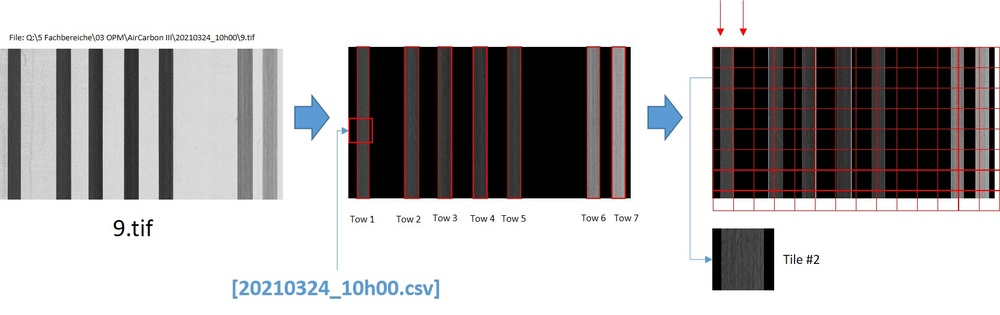
#> input picture datapreparation/tile_conversion_workflow.jpg, 1000 x 315 px, shrunk from 1665 x 524 before the run
$ python -i metrics.py   (imports and definitions only)   (older library calls are emulated)
#> lines starting #> are read from the running program, lines starting #| are printed output that depends on the picture
import io
import numpy as np

import cv2

from skimage.segmentation import slic
from skimage.measure import label as connected_components, shannon_entropy
from skimage.feature import graycomatrix, graycoprops
from PIL import Image

def _to_gray(image):
    """Convert image to grayscale uint8."""
    if image is None:
        raise ValueError("image must not be None")

    image = np.asarray(image)

    if image.ndim == 3:
        gray = cv2.cvtColor(image, cv2.COLOR_RGB2GRAY)
    else:
        gray = image.copy()

    if gray.dtype != np.uint8:
        gray = cv2.normalize(gray, None, 0, 255, cv2.NORM_MINMAX)
        gray = gray.astype(np.uint8)

    return gray


def rectangle_size(image):
    """
    Rectangle size RS = H * W.
    """
    h, w = image.shape[:2]
    return h * w


def shannon_entr(image, base=np.e):
    """
    Shannon entropy:
    S = -sum(p_k * log(p_k))
    """
    gray = _to_gray(image)

    hist, _ = np.histogram(gray.ravel(), bins=256, range=(0, 256), density=False)
    probs = hist / hist.sum()
    probs = probs[probs > 0]

    return float(-np.sum(probs * np.log(probs) / np.log(base)))


def histogram_entr(image):
    """
    Histogram entropy using log2:
    H(X) = -sum(p(x_i) * log2(p(x_i)))
    """
    return shannon_entr(image, base=2)


def variance_of_laplacian(image):
    """
    Variance of the Laplacian response.
    High values usually indicate sharper images.
    """
    gray = _to_gray(image)
    lap = cv2.Laplacian(gray, cv2.CV_64F)
    return float(lap.var())


def brightness_metric(image):
    """
    Brightness = average pixel intensity.
    """
    gray = _to_gray(image)
    return float(np.mean(gray))


def jpeg_complexity(image, quality=75):
    """
    JPEG-based complexity:
    JR = original_size / compressed_size

    Lower compression usually indicates higher visual complexity.
    """
    img = np.asarray(image)

    if img.dtype != np.uint8:
        img = cv2.normalize(img, None, 0, 255, cv2.NORM_MINMAX).astype(np.uint8)

    pil_img = Image.fromarray(img)

    raw_buffer = io.BytesIO()
    pil_img.save(raw_buffer, format="PNG")
    original_size = raw_buffer.tell()

    jpeg_buffer = io.BytesIO()
    pil_img.save(jpeg_buffer, format="JPEG", quality=quality)
    compressed_size = jpeg_buffer.tell()

    if compressed_size == 0:
        return np.inf

    return float(original_size / compressed_size)

# [19 lines left out: function lbl_texture_features, not called in this run]

def texture_features(image):

    gray = cv2.cvtColor(image, cv2.COLOR_RGB2GRAY) \
        if image.ndim == 3 else image

    gray = gray.astype(np.uint8)

    glcm = graycomatrix(
        gray,
        distances=[1],
        angles=[0],
        levels=256,
        symmetric=True,
        normed=True
    )

    contrast = graycoprops(glcm, "contrast")[0, 0]

    return float(contrast)

# [24 lines left out: function texture_all_features, not called in this run]


def edge_density(image, threshold1=100, threshold2=200):
    """
    Edge density:
    ED = number_of_edge_pixels / image_area
    """
    gray = _to_gray(image)
    edges = cv2.Canny(gray, threshold1, threshold2)

    num_edges = np.count_nonzero(edges)
    area = rectangle_size(gray)

    return float(num_edges / area)


def number_of_superpixels(image, n_segments=100, compactness=10):
    """
    Compute SLIC superpixels and return the number of unique superpixel regions.
    """
    img = np.asarray(image)

    segments = slic(
        img,
        n_segments=n_segments,
        compactness=compactness,
        start_label=0,
        channel_axis=-1 if img.ndim == 3 else None
    )

    return int(len(np.unique(segments)))


# [19 lines left out: function number_of_labels, not called in this run]


def run_compute_complexity(image, label_mask=None):
    """
    Compute all available complexity metrics for one image.
    """
    metrics = {
        "rectangle_size": rectangle_size(image),
        "shannon_entropy": shannon_entr(image),
        "histogram_entropy": histogram_entr(image),
        "variance_of_laplacian": variance_of_laplacian(image),
        "brightness": brightness_metric(image),
        "jpeg_complexity": jpeg_complexity(image),
        "texture_features": texture_features(image),
        "edge_density": edge_density(image),
        "number_of_superpixels": number_of_superpixels(image),
    }

    if label_mask is not None:
        metrics["number_of_labels"] = number_of_labels(label_mask)

    return metrics


def blurriness_metric(image):
    gray = cv2.cvtColor(image, cv2.COLOR_RGB2GRAY) if image.ndim == 3 else image
    return float(cv2.Laplacian(gray, cv2.CV_64F).var())


# [208 lines left out: functions fractal_dimension, label_size, relative_label_size, lbl_hist_entropy, lbl_fractal_dimension, lbl_texture_all_features and 5 more, not called in this run]

>>> import cv2
>>> picture = cv2.cvtColor(cv2.imread('../datapreparation/tile_conversion_workflow.jpg'), cv2.COLOR_BGR2RGB)
>>> result = run_compute_complexity(picture)
#> in _to_gray, `gray = cv2.cvtColor(image, cv2.COLOR_RGB2GRAY)`:
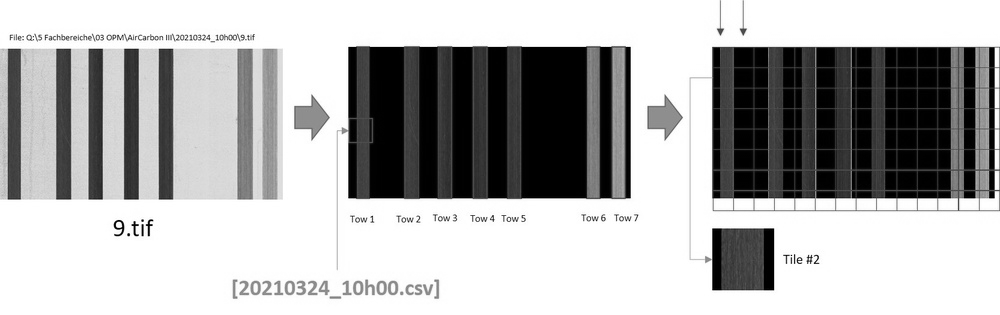
#> gray: shape (315, 1000); min 0, max 255, mean 177
#> in shannon_entr, `hist, _ = np.histogram(gray.ravel(), bins=256, range=(0, 256), density..`: hist = 256 values, max 144301 at index 255, min 46 at index 177, mean 1230.5
#> in shannon_entr, `probs = hist / hist.sum()`: probs = 256 values, max 0.458 at index 255, min 0.000146 at index 177, mean 0.00391
#> in variance_of_laplacian, `lap = cv2.Laplacian(gray, cv2.CV_64F)`:
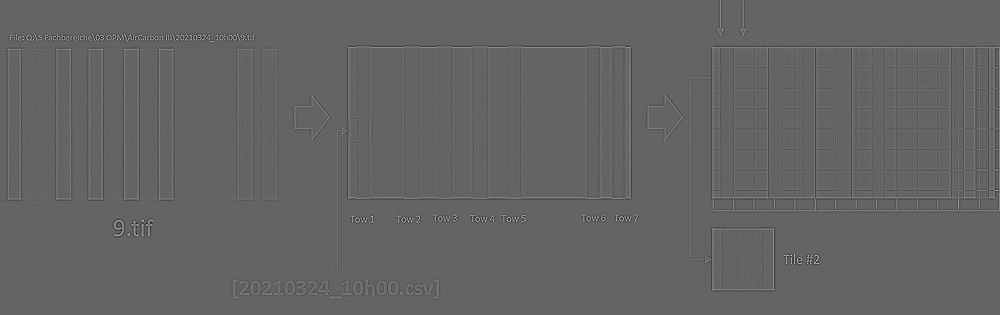
#> lap: shape (315, 1000) float64; min -533, max 822, mean 0.1; drawn with min black and max white
#> in texture_features, `contrast = graycoprops(glcm, "contrast")[0, 0]`: contrast = 392.7
#> in edge_density, `edges = cv2.Canny(gray, threshold1, threshold2)`:
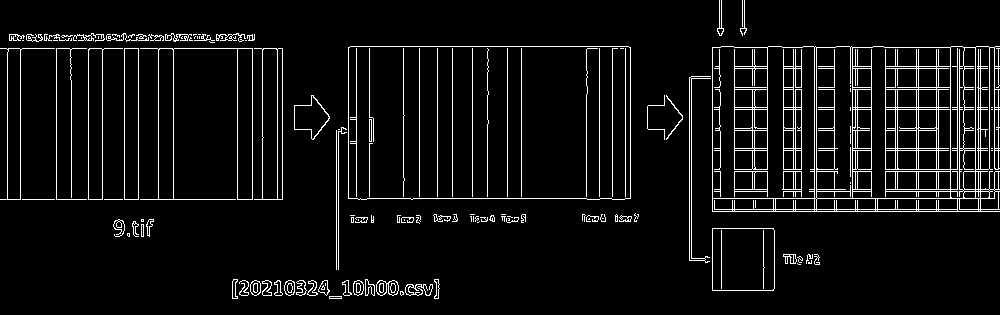
#> edges: shape (315, 1000); 6.1% white in thin lines or dots
#> in edge_density, `num_edges = np.count_nonzero(edges)`: num_edges = 19122
#> in edge_density, `area = rectangle_size(gray)`: area = 315000
#> in number_of_superpixels, `segments = slic( img, n_segments=n_segments, compactness=compactness, ..`:
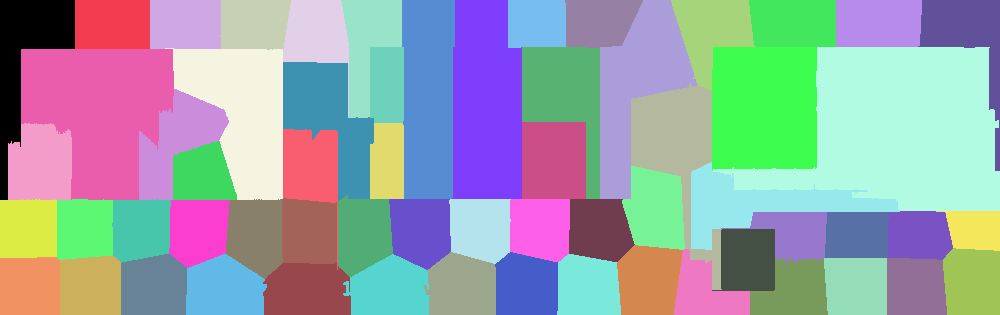
#> segments: shape (315, 1000) int64; 62 distinct labels, from 0 to 61; one colour per label, 0 black
#> result = 9 items
